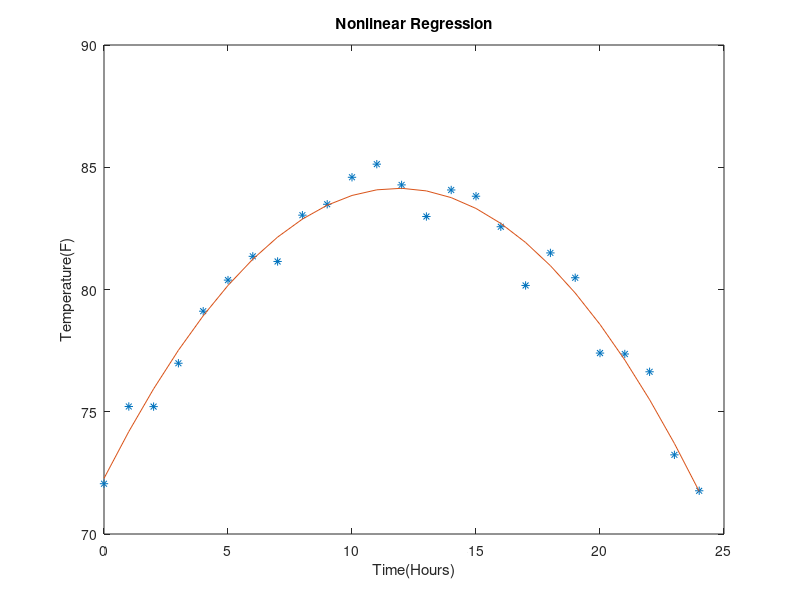

Here is the MATLAB script that generated this plot:
%{
EE-2347 Project 2.2
Contributers: Brian McRee
10/13/2013

Published open-source on Git: LegallyKF5RCL/MatlabProject2
%}

clc;
clear all;

%Load data into structure
DataStruct = load('project_2_2.mat');

%separate structure into arrays
Time = DataStruct.t;
Temp = DataStruct.Temp;

%create zero matrices for less lags
MatrixA = zeros([length(Time),3]);
MatrixX = zeros([3,1]);
MatrixB = zeros([length(Time),1]);

%fill matrixA with its data
MatrixA(1:length(Time), 1) = 1;
MatrixA(1:length(Time), 2) = Time(1:length(Time));
MatrixA(1:length(Time), 3) = Time(1:length(Time)).^2;

%fill matrixB with its data
MatrixB(1:length(Time), 1) = Temp;

%A * X = B

%A more readable version of the next line of code
%X = ((At * A)^-1 * At) * B
%X = (The inverse of (The transpose of A, times A)) times B
MatrixX = (inv(MatrixA' * MatrixA) * MatrixA') * MatrixB;

%pull data out of the matrix to make the equation for quadratic regression
%more readable
X0 = MatrixX(1,1);
X1 = MatrixX(2,1);
X2 = MatrixX(3,1);

%create polynomial with Coefficient 
QuadReg = (X0) + (X1 * Time) + (X2 * Time.^2);

%plot the data
plot(Time, Temp, '*');
hold all;
plot(Time, QuadReg);
title('Nonlinear Regression')
xlabel('Time(Hours)')
ylabel('Temperature(F)')
